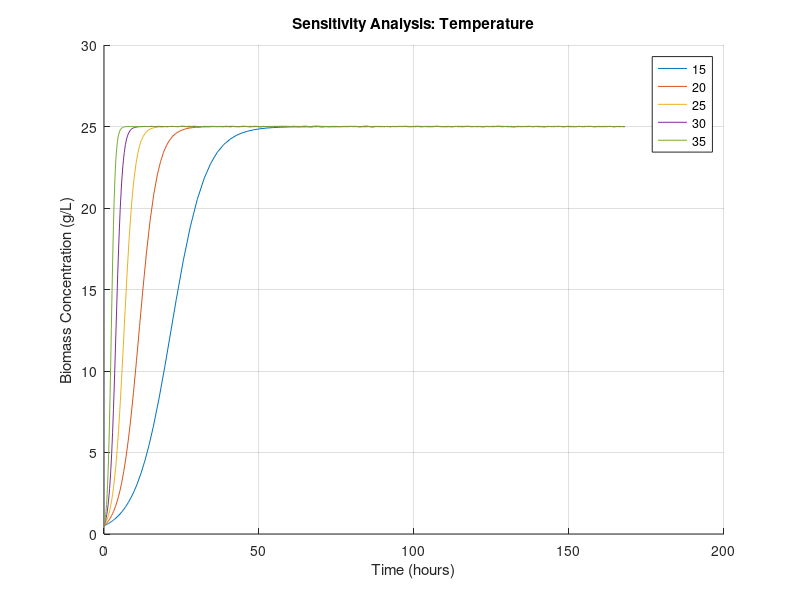
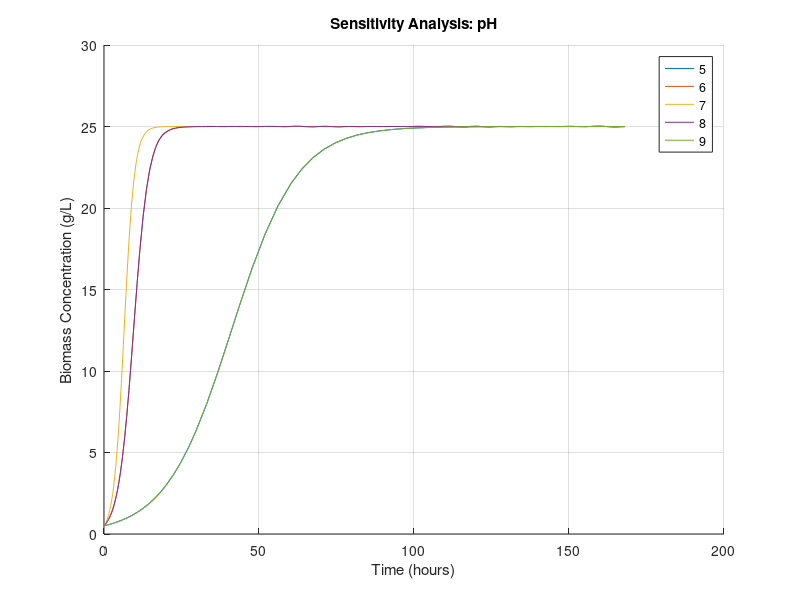
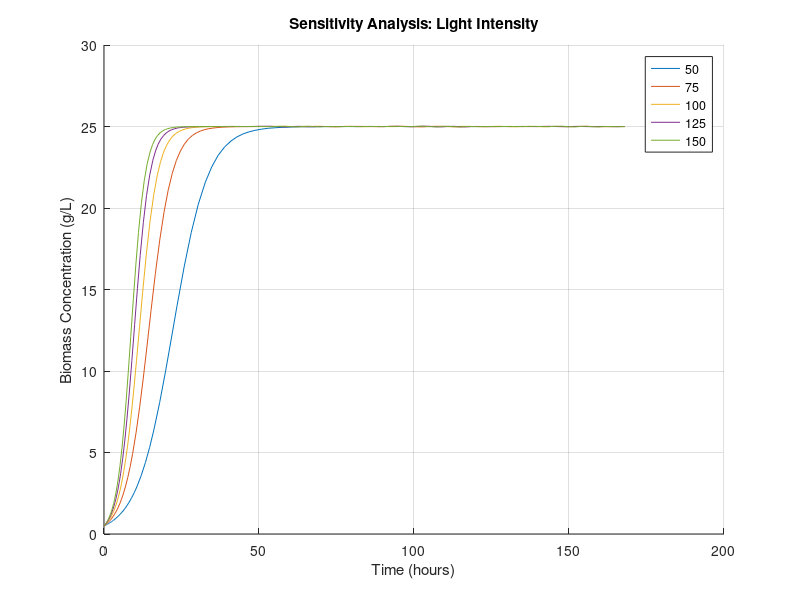
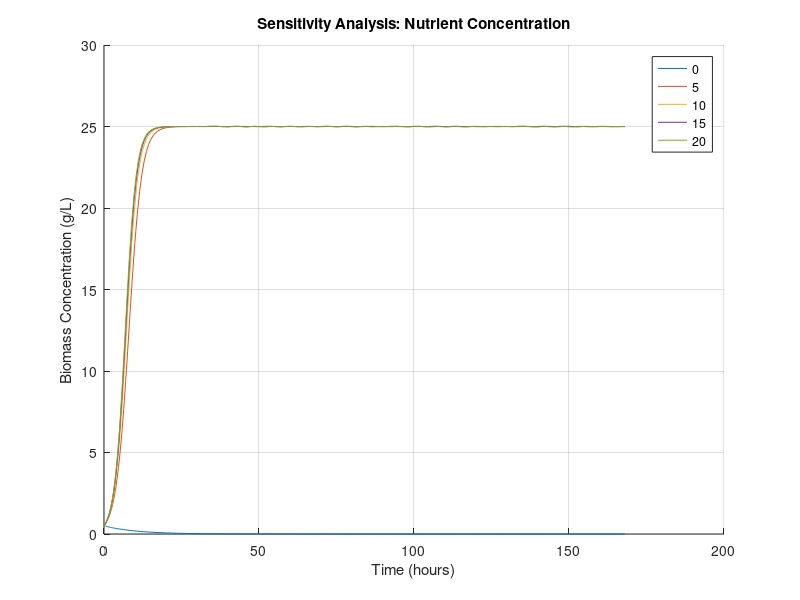

These figures' MATLAB source, in order:
function sensitivity_analysis()
    % Initial biomass concentration and maximum specific growth rate of algae 
    u_max = 0.7;
    X0 = 0.5;
    
    % Set bioreactor tank volume and flow rate
    F = 0.5;
    V = 5;

    % Define the time span (in hours) for the simulation
    tspan = [0 168]; % from 0 to 168 hours (1 week)

    % Range of temperatures for sensitivity analysis
    T_range = 15:5:35;
    tempFactors = arrayfun(@f_temp_helper, T_range);
    
    % Range of pH for sensitivity analysis
    pH_range = 5:1:9;
    pHFactors = arrayfun(@f_pH_helper, pH_range);
    
    % Range of light intensities for sensitivity analysis
    L_range = 50:25:150;
    lightFactors = arrayfun(@f_L_helper, L_range);
    
    % Range of nutrient concentrations for sensitivity analysis
    S_range = 0:5:20;
    nutrientFactors = arrayfun(@(S) f_nutrients_helper(1, S, 1), S_range);
    
    % Sensitivity analysis for temperature
    figure;
    hold on;
    for i = 1:length(T_range)
        u = u_max * tempFactors(i);
        D = F / V;
        Xmax = 25;
        [t, X] = ode45(@(t, X) ode_function(t, X, u, D, Xmax), tspan, X0);
        plot(t, X);
    end
    hold off;
    title('Sensitivity Analysis: Temperature');
    xlabel('Time (hours)');
    ylabel('Biomass Concentration (g/L)');
    legend(arrayfun(@num2str, T_range, 'UniformOutput', false));
    grid on;
    
    % Sensitivity analysis for pH
    figure;
    hold on;
    for i = 1:length(pH_range)
        u = u_max * pHFactors(i);
        D = F / V;
        Xmax = 25;
        [t, X] = ode45(@(t, X) ode_function(t, X, u, D, Xmax), tspan, X0);
        plot(t, X);
    end
    hold off;
    title('Sensitivity Analysis: pH');
    xlabel('Time (hours)');
    ylabel('Biomass Concentration (g/L)');
    legend(arrayfun(@num2str, pH_range, 'UniformOutput', false));
    grid on;
    
    % Sensitivity analysis for light intensity
    figure;
    hold on;
    for i = 1:length(L_range)
        u = u_max * lightFactors(i);
        D = F / V;
        Xmax = 25;
        [t, X] = ode45(@(t, X) ode_function(t, X, u, D, Xmax), tspan, X0);
        plot(t, X);
    end
    hold off;
    title('Sensitivity Analysis: Light Intensity');
    xlabel('Time (hours)');
    ylabel('Biomass Concentration (g/L)');
    legend(arrayfun(@num2str, L_range, 'UniformOutput', false));
    grid on;
    
    % Sensitivity analysis for nutrient concentration
    figure;
    hold on;
    for i = 1:length(S_range)
        u = u_max * nutrientFactors(i);
        D = F / V;
        Xmax = 25;
        [t, X] = ode45(@(t, X) ode_function(t, X, u, D, Xmax), tspan, X0);
        plot(t, X);
    end
    hold off;
    title('Sensitivity Analysis: Nutrient Concentration');
    xlabel('Time (hours)');
    ylabel('Biomass Concentration (g/L)');
    legend(arrayfun(@num2str, S_range, 'UniformOutput', false));
    grid on;
end

% Helper function for temperature sensitivity
function tempFactor = f_temp_helper(T)
    Q10 = 2.5;
    T_opt = 25; % Optimal temperature for C. reinhardtii is around 25
    tempFactor = Q10^((T - T_opt) / 10);
end

% Helper function for pH sensitivity
function pHFactor = f_pH_helper(pH)
    sigma = 1.25;
    pH_opt = 7; % Optimal pH for C. reinhardtii is around neutral
    pHFactor = exp(-((pH - pH_opt)^2) / (2 * sigma^2));
end

% Helper function for light intensity sensitivity
function lightFactor = f_L_helper(L)
    alpha = 1;
    L_opt = 100; % Optimal light intensity for C. reinhardtii
    lightFactor = 1 - exp(-alpha * L / L_opt);
end

% Helper function for nutrient concentration sensitivity
function nutrientFactor = f_nutrients_helper(~, S, K_s)
    nutrientFactor = S / (K_s + S);
end

function dXdt = ode_function(~, X, u, D, Xmax)
    dXdt = (u - D) * X * (1 - X / Xmax);
end
